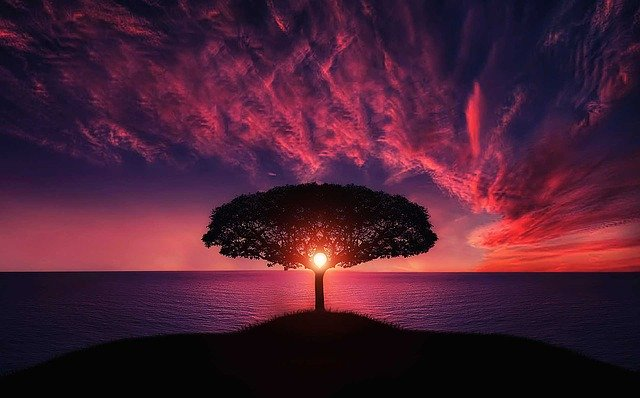
#> input picture tree.jpg, 640 x 398 px, found by its file name
$ python opencv_fft.py
#> lines starting #> are read from the running program, lines starting #| are printed output that depends on the picture
from cv2 import cv2 as cv
from matplotlib import pyplot as plt
import numpy as np

img = cv.imread('tree.jpg', 0)
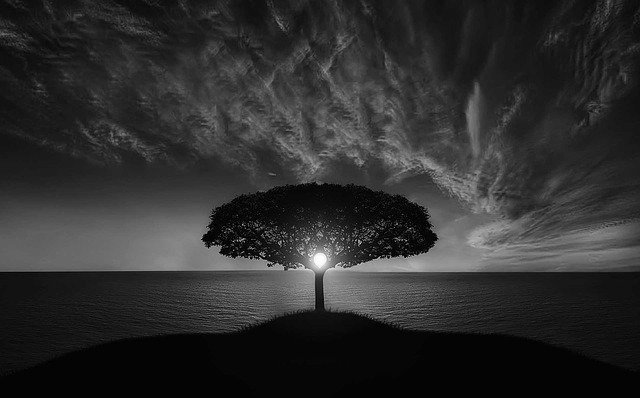
#> img: shape (398, 640); min 0, max 255, mean 45.7
dft = cv.dft(np.float32(img), flags=cv.DFT_COMPLEX_OUTPUT)

dft_shift = np.fft.fftshift(dft)
magnitude_spectrum = 20 * \
    np.log(cv.magnitude(dft_shift[:,:, 0], dft_shift[:,:, 1]))
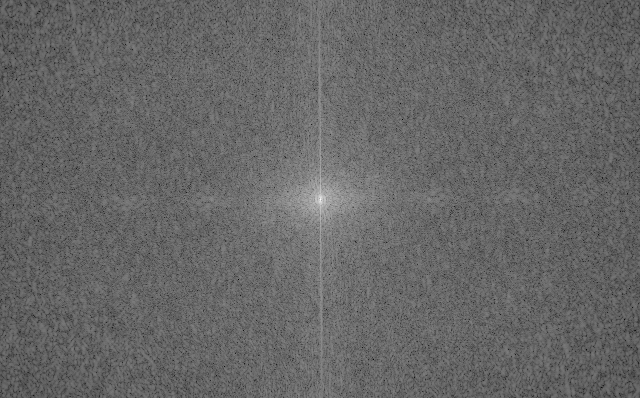
#> magnitude_spectrum: shape (398, 640) float32; min 51.09, max 325.4, mean 161.5; drawn with min black and max white

plt.subplot(121), plt.imshow(img, cmap='gray')
plt.title('Source'), plt.xticks([]), plt.yticks([])
plt.subplot(122), plt.imshow(magnitude_spectrum, cmap='gray')
plt.title('Magnitude Spectrum'), plt.xticks([]), plt.yticks([])
plt.show()
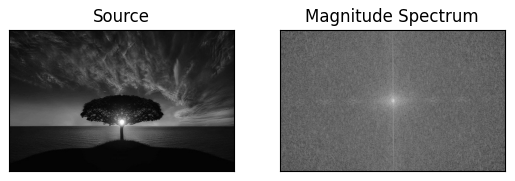
#> figure drawn by matplotlib, 2 panels

rows, cols = img.shape
#> rows = 398; cols = 640
crow, ccol = int(rows / 2), int(cols / 2)
#> crow = 199; ccol = 320

mask = np.zeros((rows, cols, 2), np.uint8)
mask[crow - 30:crow + 30, ccol - 30:ccol + 30] = 1

fshift = dft_shift * mask
f_ishift = np.fft.ifftshift(fshift)
img_back = cv.idft(f_ishift)

plt.subplot(121), plt.imshow(img, cmap='gray')
plt.title('Source'), plt.xticks([]), plt.yticks([])
#> (the run stopped early here; a loop or call above may not have finished)

$ run again, with star.jpg copied over tree.jpg
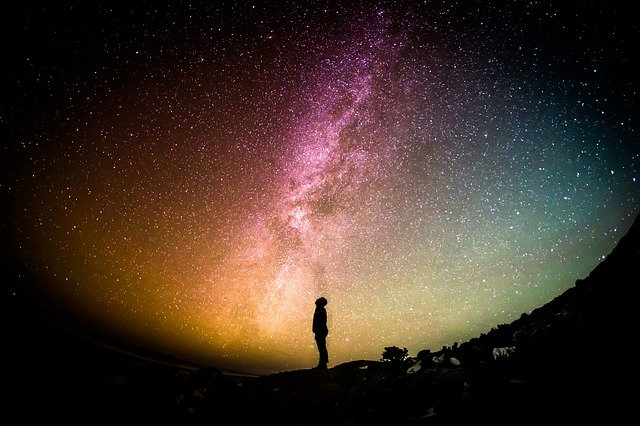
#> input picture star.jpg, 640 x 426 px, found by its file name
#> `magnitude_spectrum = 20 * \ np.log(cv.magnitude(dft_shift[:,:, 0], dft..`:
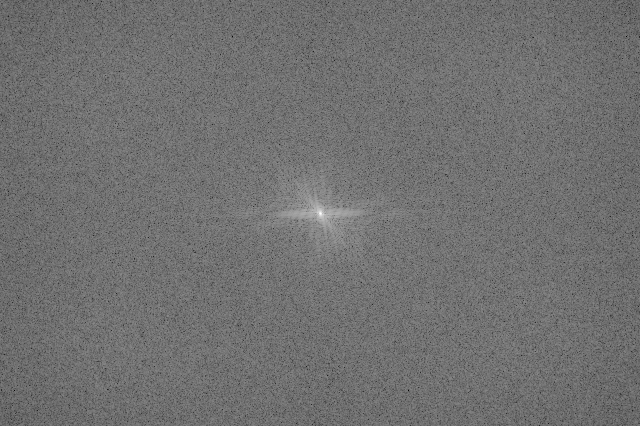
#> magnitude_spectrum: shape (426, 640) float32; min 49.28, max 330.4, mean 173.5; drawn with min black and max white
#> `plt.show()`:
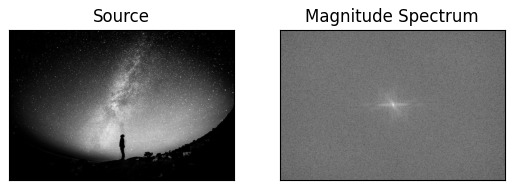
#> figure drawn by matplotlib, 2 panels
